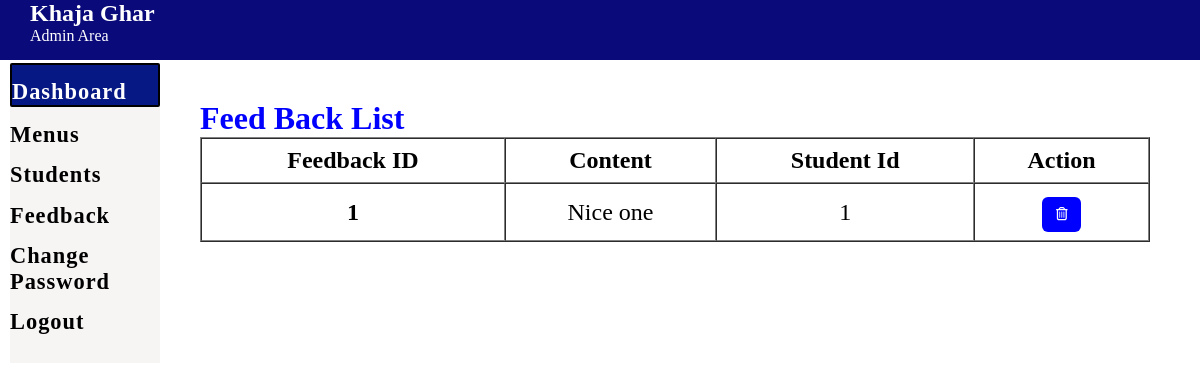
/admin_Dash/feedback.php (signed in), run on an earlier commit of the app's database.
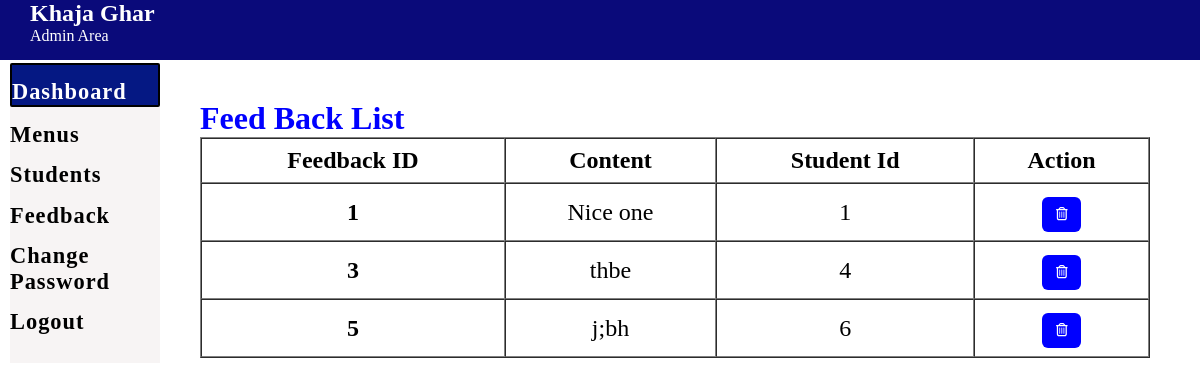
And on a later commit of the database.
### tables this page shows
CREATE TABLE `feedback` (
  `f_id` int(11) NOT NULL,
  `f_content` varchar(240) DEFAULT NULL,
  `stu_id` int(11) DEFAULT NULL
);

### admin_Dash/feedback.php (the view, shortened to what this page needs)
<?php  include("nav_bar.php")?>
<section style="position:absolute; left:200px; top: 100px;">
    <div>
        <h1 style="color: blue; font-size: 2rem;">Feed Back List</h1>
        <?php
     include('../php/partials/dbconnect.php');
      $sql = "SELECT * FROM feedback";
      $result = $conn->query($sql);
      if($result->num_rows > 0){
       echo '<table class="feedback" width="950" border="1" cellspacing="0">
       <thead>
        <tr>
         <th>Feedback ID</th>
         <th>Content</th>
         <th>Student Id</th>
         <th>Action</th>
        </tr>
       </thead>
       <tbody>';
        while($row = $result->fetch_assoc()){
          echo '<tr>';
          echo '<th scope="row">'.$row["f_id"].'</th>';
          echo '<td>'. $row["f_content"].'</td>';
          echo '<td>'.$row["stu_id"].'</td>';
          echo '<td>
          <form action="" method="POST" style="display: inline;" ><input type="hidden" name="id" value='. $row["f_id"] .'><button type="submit" class="btn btn-secondary" name="delete" value="Delete"><i class="far fa-trash-alt"></i></button></form></td>
         </tr>';
        }
        echo '</tbody>
        </table>';
      } else {
        echo "0 Result";
      }
     ?>
    </div>
<?php  include("footer.php")?>

What changed in the data, as far as the page shows it:
added feedback: f_id "3", f_content "thbe", stu "4"
added feedback: f_id "5", f_content "j;bh", stu "6"
